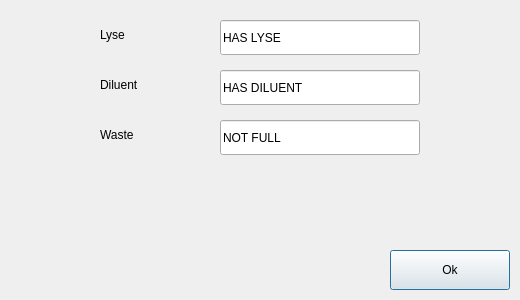
<?xml version="1.0" encoding="UTF-8"?>
<ui version="4.0">
 <class>SensorDialog</class>
 <widget class="QDialog" name="SensorDialog">
  <property name="geometry">
   <rect>
    <x>0</x>
    <y>0</y>
    <width>520</width>
    <height>300</height>
   </rect>
  </property>
  <property name="windowTitle">
   <string>SensorDialog</string>
  </property>
  <widget class="QPushButton" name="pbOk">
   <property name="geometry">
    <rect>
     <x>390</x>
     <y>250</y>
     <width>120</width>
     <height>40</height>
    </rect>
   </property>
   <property name="text">
    <string>Ok</string>
   </property>
  </widget>
  <widget class="QLabel" name="lbLyse">
   <property name="geometry">
    <rect>
     <x>100</x>
     <y>20</y>
     <width>100</width>
     <height>30</height>
    </rect>
   </property>
   <property name="text">
    <string>Lyse</string>
   </property>
  </widget>
  <widget class="QLabel" name="lbWaste">
   <property name="geometry">
    <rect>
     <x>100</x>
     <y>120</y>
     <width>100</width>
     <height>30</height>
    </rect>
   </property>
   <property name="text">
    <string>Waste</string>
   </property>
  </widget>
  <widget class="QLabel" name="lbDiluent">
   <property name="geometry">
    <rect>
     <x>100</x>
     <y>70</y>
     <width>100</width>
     <height>30</height>
    </rect>
   </property>
   <property name="text">
    <string>Diluent</string>
   </property>
  </widget>
  <widget class="QLineEdit" name="leLyse">
   <property name="enabled">
    <bool>true</bool>
   </property>
   <property name="geometry">
    <rect>
     <x>220</x>
     <y>20</y>
     <width>200</width>
     <height>35</height>
    </rect>
   </property>
   <property name="text">
    <string>HAS LYSE</string>
   </property>
  </widget>
  <widget class="QLineEdit" name="leWaste">
   <property name="enabled">
    <bool>true</bool>
   </property>
   <property name="geometry">
    <rect>
     <x>220</x>
     <y>120</y>
     <width>200</width>
     <height>35</height>
    </rect>
   </property>
   <property name="text">
    <string>NOT FULL</string>
   </property>
  </widget>
  <widget class="QLineEdit" name="leDiluent">
   <property name="enabled">
    <bool>true</bool>
   </property>
   <property name="geometry">
    <rect>
     <x>220</x>
     <y>70</y>
     <width>200</width>
     <height>35</height>
    </rect>
   </property>
   <property name="text">
    <string>HAS DILUENT</string>
   </property>
  </widget>
 </widget>
 <layoutdefault spacing="6" margin="11"/>
 <resources/>
 <connections/>
</ui>
